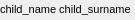
<?xml version="1.0" encoding="UTF-8"?>
<ui version="4.0">
 <class>ChildLabelClass</class>
 <widget class="QWidget" name="ChildLabelClass">
  <property name="geometry">
   <rect>
    <x>0</x>
    <y>0</y>
    <width>135</width>
    <height>20</height>
   </rect>
  </property>
  <property name="sizePolicy">
   <sizepolicy hsizetype="MinimumExpanding" vsizetype="MinimumExpanding">
    <horstretch>0</horstretch>
    <verstretch>0</verstretch>
   </sizepolicy>
  </property>
  <property name="minimumSize">
   <size>
    <width>135</width>
    <height>20</height>
   </size>
  </property>
  <property name="windowTitle">
   <string>ChildLabel</string>
  </property>
  <layout class="QGridLayout" name="gridLayout">
   <property name="leftMargin">
    <number>0</number>
   </property>
   <property name="topMargin">
    <number>0</number>
   </property>
   <property name="rightMargin">
    <number>0</number>
   </property>
   <property name="bottomMargin">
    <number>0</number>
   </property>
   <item row="0" column="0">
    <widget class="ClickableLabel" name="name_surname">
     <property name="sizePolicy">
      <sizepolicy hsizetype="MinimumExpanding" vsizetype="MinimumExpanding">
       <horstretch>0</horstretch>
       <verstretch>0</verstretch>
      </sizepolicy>
     </property>
     <property name="font">
      <font>
       <pointsize>8</pointsize>
      </font>
     </property>
     <property name="text">
      <string>&lt;html&gt;&lt;head/&gt;&lt;body&gt;&lt;p&gt;child_name child_surname&lt;/p&gt;&lt;/body&gt;&lt;/html&gt;</string>
     </property>
    </widget>
   </item>
  </layout>
 </widget>
 <layoutdefault spacing="6" margin="11"/>
 <customwidgets>
  <customwidget>
   <class>ClickableLabel</class>
   <extends>QLabel</extends>
   <header location="global">clickablelabel.h</header>
  </customwidget>
 </customwidgets>
 <resources/>
 <connections/>
</ui>
